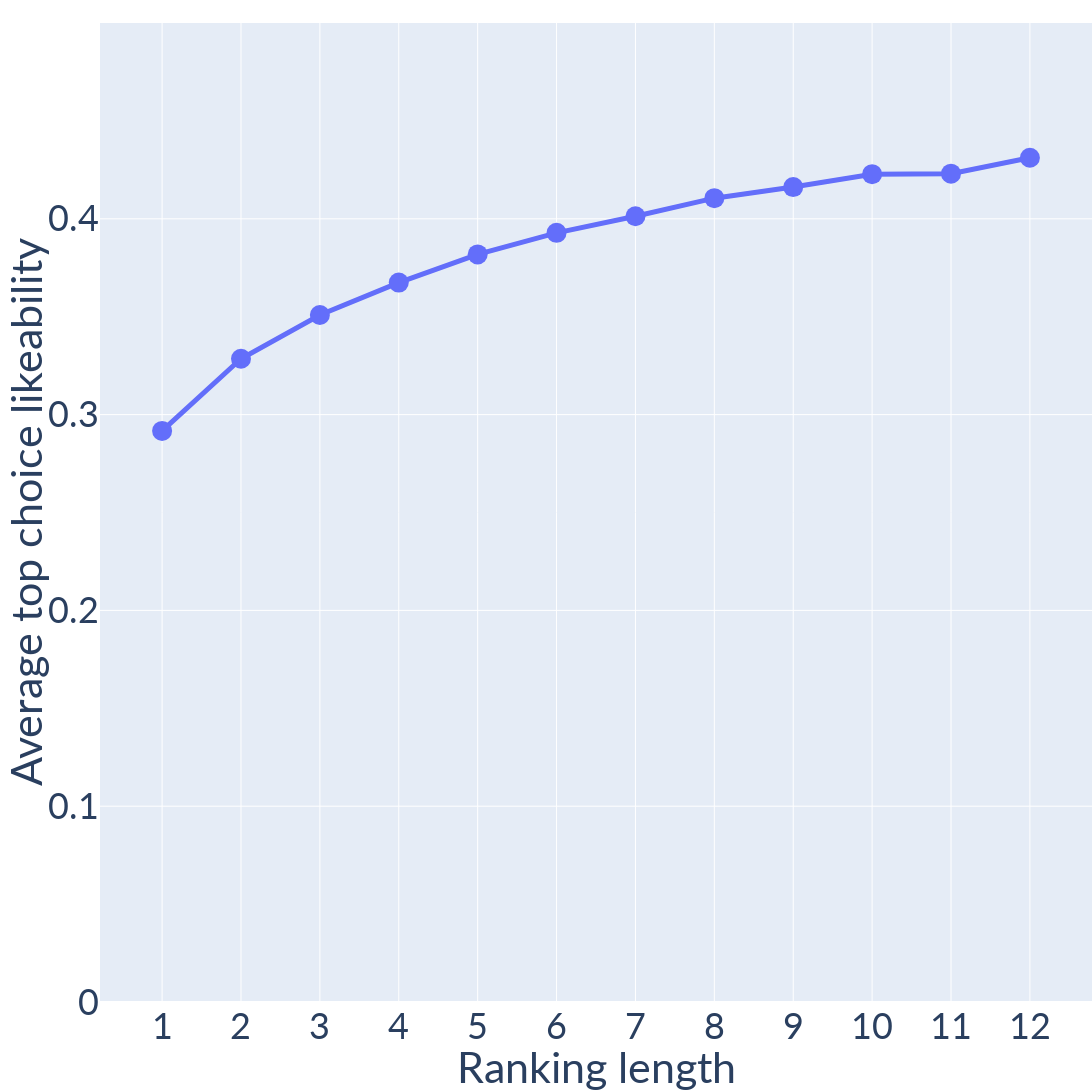

Here is the notebook cell this chart was saved with:
### Code cell
fig = make_subplots()
fig.add_trace(go.Scatter(x=list(range(1, 13)), y=likeability_avgs, marker={'size': 20}, line={'width': 5}))

fig.update_layout(
	width=1600,
	height=1200,
	showlegend=False,
	xaxis=dict(title='Ranking length', tickmode='array', tickvals=list(range(1, 13))),
	yaxis=dict(title='Average top choice likeability', range=[0, 0.5]),
	margin={ 't': 0, 'l': 100, 'b': 0, 'r': 0 },
	font={ 'family': 'Lato', 'size': 36 }
)

fig.show()

### Figure 1 — Plotly figure (JSON) as saved in the notebook; plotly's stock layout.template omitted (floating-point values rounded to 4 significant figures)
{"data": [{"line": {"width": 5}, "marker": {"size": 20}, "type": "scatter", "x": [1, 2, 3, 4, 5, 6, 7, 8, 9, 10, 11, 12], "y": [0.2917, 0.3285, 0.3509, 0.3674, 0.3818, 0.3928, 0.4013, 0.4105, 0.4162, 0.4228, 0.4231, 0.4312]}], "layout": {"font": {"family": "Lato", "size": 36}, "height": 1200, "margin": {"b": 0, "l": 100, "r": 0, "t": 0}, "showlegend": false, "width": 1600, "xaxis": {"anchor": "y", "domain": [0, 1], "tickmode": "array", "tickvals": [1, 2, 3, 4, 5, 6, 7, 8, 9, 10, 11, 12], "title": {"text": "Ranking length"}}, "yaxis": {"anchor": "x", "domain": [0, 1], "range": [0, 0.5], "title": {"text": "Average top choice likeability"}}}}
